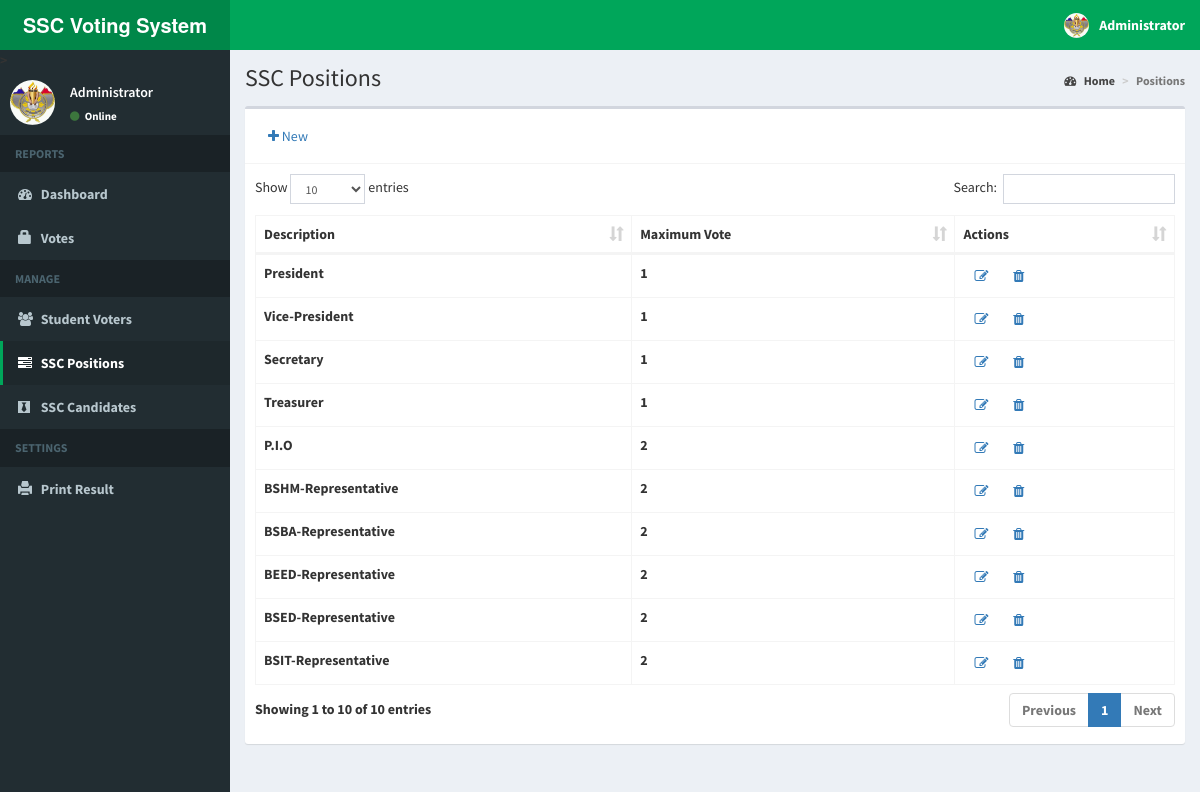
Page /admin/positions.php (signed in) on the committed database.
### tables this page shows
CREATE TABLE `positions` (
  `id` int(11) NOT NULL,
  `description` varchar(50) NOT NULL,
  `max_vote` int(11) NOT NULL,
  `priority` int(11) NOT NULL
);

### admin/includes/session.php (called while the page is built, shortened)
<?php
	include 'includes/conn.php';
	$sql = "SELECT * FROM admin WHERE id = '".$_SESSION['admin']."'";
	$query = $conn->query($sql);
	$user = $query->fetch_assoc();
?>

### admin/positions.php (the view, shortened to what this page needs)
<?php include 'includes/session.php'; ?>
<?php include 'includes/header.php'; ?>
<body class="hold-transition skin-green sidebar-mini">
<div class="wrapper">
  <?php include 'includes/navbar.php'; ?>
  <?php include 'includes/menubar.php'; ?>
  <div class="content-wrapper">
    <section class="content-header">
      <h1>
       SSC Positions
      </h1>
      <ol class="breadcrumb">
        <li><a href="home.php"><i class="fa fa-dashboard"></i> Home</a></li>
        <li class="active">Positions</li>
      </ol>
    </section>
    <section class="content">
      <div class="row">
        <div class="col-xs-12">
          <div class="box">
            <div class="box-header with-border">
              <a href="#addnew" data-toggle="modal" class="btn "><i class="fa fa-plus"></i> New</a>
            </div>
            <div class="box-body">
              <table id="example1" class="table table-bordered">
                <thead>
                  <th>Description</th>
                  <th>Maximum Vote</th>
                  <th>Actions</th>
                </thead>
                <tbody>
                  <?php
                    $sql = "SELECT * FROM positions ORDER BY priority ASC";
                    $query = $conn->query($sql);
                    while($row = $query->fetch_assoc()){
                      echo "
                        <tr>
                          <td class='hidden'></td>
                          <td>".$row['description']."</td>
                          <td>".$row['max_vote']."</td>
                          <td>
                              <a href ='' class='btn btn-sm edit btn-flat fa fa-edit' data-id='".$row['id']."'></a>
                            <a href ='' class='btn btn-sm delete btn-flat fa fa-trash' data-id='".$row['id']."'></a>
                          </td>
                        </tr>
                      ";
                    }
                  ?>
                </tbody>
              </table>
            </div>
          </div>
        </div>
      </div>
    </section>
  </div>
</div>
</body>
</html>

### admin/includes/header.php (shortened to what this page needs)
<!DOCTYPE html>
<html>
<head>
  	<link rel="stylesheet" href="../bower_components/bootstrap/dist/css/bootstrap.min.css">
    <link rel="stylesheet" href="../plugins/iCheck/all.css">
  	<link rel="stylesheet" href="../bower_components/font-awesome/css/font-awesome.min.css">
  	<link rel="stylesheet" href="../dist/css/AdminLTE.min.css">
    <link rel="stylesheet" href="../bower_components/datatables.net-bs/css/dataTables.bootstrap.min.css">
    <link rel="stylesheet" href="../bower_components/bootstrap-daterangepicker/daterangepicker.css">
    <link rel="stylesheet" href="../plugins/timepicker/bootstrap-timepicker.min.css">
    <link rel="stylesheet" href="../bower_components/bootstrap-datepicker/dist/css/bootstrap-datepicker.min.css">
    <link rel="stylesheet" href="../dist/css/skins/_all-skins.min.css">
</head>

### admin/includes/navbar.php (shortened to what this page needs)
<header class="main-header">
  <a href="home.php" class="logo">
    <span class="logo-lg"><b>SSC Voting System </span>
  </a>
  <nav class="navbar navbar-static-top">
    <div class="navbar-custom-menu">
      <ul class="nav navbar-nav">
        <li class="dropdown user user-menu">
          <a href="#" class="dropdown-toggle" data-toggle="dropdown">
            <img src="<?php echo (!empty($user['photo'])) ? '../images/'.$user['photo'] : '../images/profile.jpg'; ?>" class="user-image" alt="User Image">
            <span class="hidden-xs"><?php echo $user['firstname'].' '.$user['lastname']; ?></span>
          </a>
        </li>
      </ul>
    </div>
  </nav>
</header>

### admin/includes/menubar.php (shortened to what this page needs)
<aside class="main-sidebar"id="nav">>
  <section class="sidebar">
    <div class="user-panel" >
      <div class="pull-left image">
        <img src="<?php echo (!empty($user['photo'])) ? '../images/'.$user['photo'] : '../images/profile.jpg'; ?>" class="img-circle" alt="User Image">
      </div>
      <div class="pull-left info">
        <p><?php echo $user['firstname'].' '.$user['lastname']; ?></p>
        <a><i class="fa fa-circle text-success"></i> Online</a>
      </div>
    </div>
    <ul class="sidebar-menu" data-widget="tree">
      <li class="header">REPORTS</li>
      <li class=""><a href="home.php"><i class="fa fa-dashboard"></i> <span>Dashboard</span></a></li>
      <li class=""><a href="votes.php"><span class="glyphicon glyphicon-lock"></span> <span>Votes</span></a></li>
      <li class="header">MANAGE</li>
      <li class=""><a href="voters.php"><i class="fa fa-users"></i> <span>Student Voters</span></a></li>
      <li class=""><a href="positions.php"><i class="fa fa-tasks"></i> <span>SSC Positions</span></a></li>
      <li class=""><a href="candidates.php"><i class="fa fa-black-tie"></i> <span>SSC Candidates</span></a></li>
      <li class="header">SETTINGS</li>
      <li class="" > <a href="print.php"><span class="glyphicon glyphicon-print"></span> Print Result</a></span></li>
    </ul>
  </section>
</aside>

### rows in the picture
positions: description "President", max_vote "1"
positions: description "Vice-President", max_vote "1"
positions: description "Secretary", max_vote "1"
positions: description "Treasurer", max_vote "1"
positions: description "P.I.O", max_vote "2"
positions: description "BSHM-Representative", max_vote "2"
positions: description "BSBA-Representative", max_vote "2"
positions: description "BEED-Representative", max_vote "2"
positions: description "BSED-Representative", max_vote "2"
positions: description "BSIT-Representative", max_vote "2"

### other values in the picture
$user['firstname'] "Administrator"
